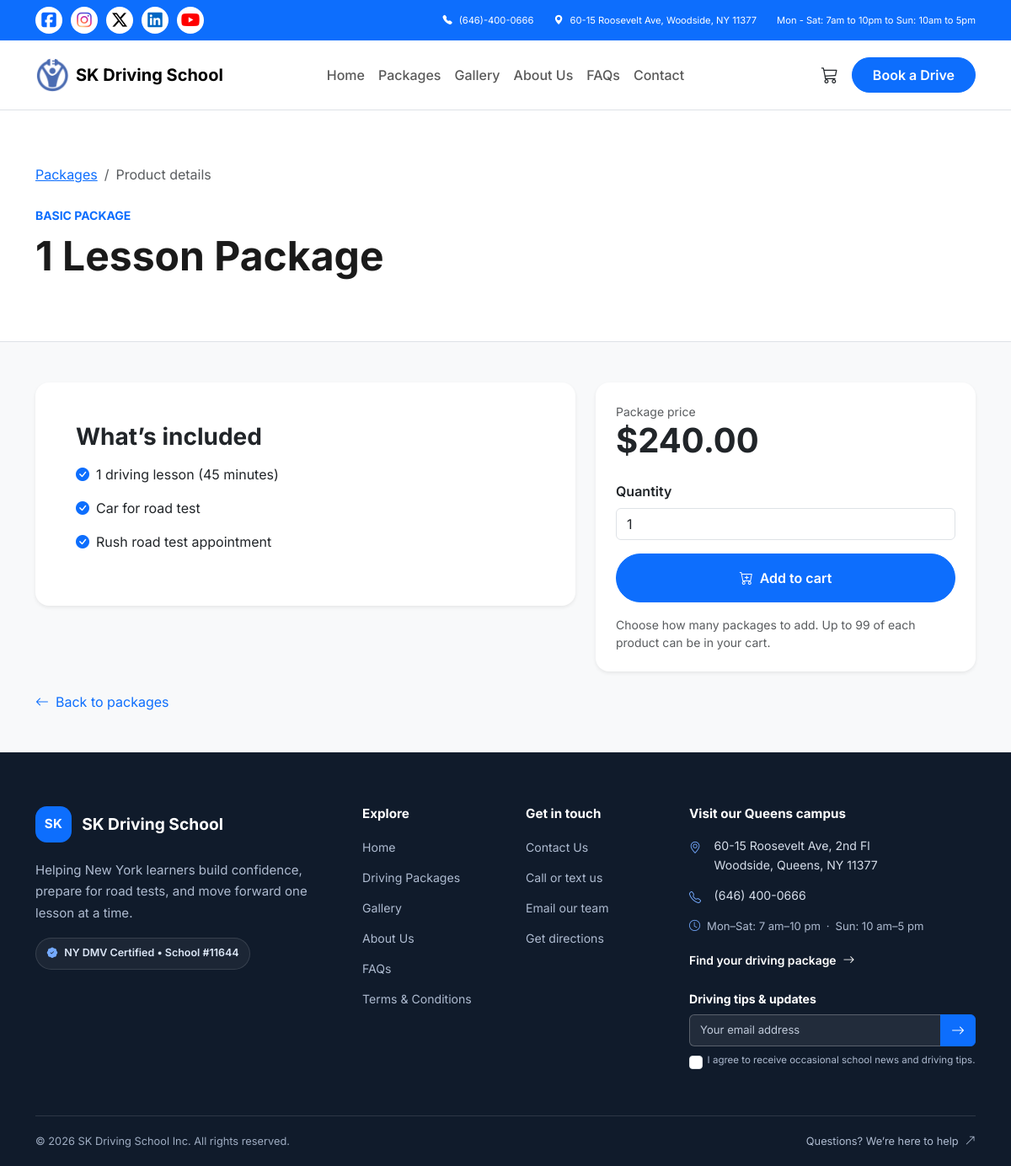
Page /product?id=1 on the committed database.
### tables this page shows
CREATE TABLE IF NOT EXISTS products (
    id BIGINT UNSIGNED NOT NULL AUTO_INCREMENT PRIMARY KEY,
    category VARCHAR(32) NOT NULL,
    region VARCHAR(120) NULL,
    name VARCHAR(180) NOT NULL,
    price_cents INT UNSIGNED NOT NULL,
    subtitle VARCHAR(255) NULL,
    features JSON NOT NULL,
    is_active TINYINT(1) NOT NULL DEFAULT 1,
    sort_order INT NOT NULL DEFAULT 0,
    created_at TIMESTAMP NOT NULL DEFAULT CURRENT_TIMESTAMP,
    updated_at TIMESTAMP NOT NULL DEFAULT CURRENT_TIMESTAMP ON UPDATE CURRENT_TIMESTAMP,
    INDEX products_active_category_order (is_active, category, sort_order),
    INDEX products_region_category (region, category, is_active)
);

### includes/package-catalog.php (called while the page is built, shortened)
<?php
require_once __DIR__ . '/db.php';
$productsById = [];
$productCatalogReady = false;
if ($pdo === null) {
    $productCatalogError = 'The package catalog is unavailable because the database is not connected.';
} else {
    $tableStatement = $pdo->prepare(
        'SELECT COUNT(*) FROM information_schema.TABLES WHERE TABLE_SCHEMA = DATABASE() AND TABLE_NAME = ?'
    );
    $tableStatement->execute(['products']);
    $productCatalogReady = (int) $tableStatement->fetchColumn() === 1;
}
if ($productCatalogReady) {
    $statement = $pdo->query(
        'SELECT id, category, region, name, price_cents, subtitle, features, sort_order
         FROM products
         WHERE is_active = 1
         ORDER BY sort_order, id'
    );
    foreach ($statement->fetchAll() as $row) {
        $features = json_decode($row['features'], true);
        $features = array_values(array_filter($features, 'is_string'));
        $product = [
            'id' => (int) $row['id'],
            'category' => $row['category'],
            'region' => $row['region'] ?? '',
            'name' => $row['name'],
            'price' => ((int) $row['price_cents']) / 100,
            'features' => $features,
            'sort_order' => (int) $row['sort_order'],
        ];
        if (is_string($row['subtitle']) && $row['subtitle'] !== '') {
            $product['subtitle'] = $row['subtitle'];
        }
        $productsById[$product['id']] = $product;
    }
}

### product.php (the view, shortened to what this page needs)
<?php
require_once 'includes/package-catalog.php';
$productIdValue = $_GET['id'] ?? '';
$productId = is_string($productIdValue) && ctype_digit($productIdValue) ? (int) $productIdValue : 0;
$product = $productsById[$productId] ?? null;
$remainingQuantity = 99;
$quantityValue = '1';
if ($product === null) {
    http_response_code($productCatalogError === null ? 404 : 503);
} else {
    $cart = isset($_SESSION['cart']) && is_array($_SESSION['cart']) ? $_SESSION['cart'] : [];
    $itemId = $product['region'] . '|' . $product['category'] . '|' . $productId;
    $currentQuantity = isset($cart[$itemId]) && is_int($cart[$itemId]) && $cart[$itemId] > 0
        ? min(99, $cart[$itemId])
        : 0;
    $remainingQuantity = 99 - $currentQuantity;
}
include 'includes/header.php';
?>
<header class="site-header">
    <?php
    require_once 'includes/topbar.php';
    require_once 'includes/navbar.php';
    ?>
</header>
<main>
    <section class="py-5 bg-white border-bottom">
        <div class="container py-3">
            <nav aria-label="Breadcrumb" class="mb-4">
                <ol class="breadcrumb mb-0">
                    <li class="breadcrumb-item"><a href="packages">Packages</a></li>
                    <li class="breadcrumb-item active" aria-current="page">Product details</li>
                </ol>
            </nav>
            <?php if ($product === null): ?>
                <h1 class="display-5 fw-bold">Product unavailable</h1>
                <p class="lead text-muted mb-4">
                    <?= htmlspecialchars($productCatalogError ?? 'This product could not be found or is no longer available.', ENT_QUOTES, 'UTF-8') ?>
                </p>
                <a class="btn btn-primary rounded-pill px-4" href="packages">Browse packages</a>
            <?php else: ?>
                <span class="text-primary fw-bold small text-uppercase tracking-wide">
                    <?= htmlspecialchars($product['category'], ENT_QUOTES, 'UTF-8') ?> package
                </span>
                <h1 class="display-5 fw-bold mt-2 mb-2"><?= htmlspecialchars($product['name'], ENT_QUOTES, 'UTF-8') ?></h1>
            <?php endif; ?>
        </div>
    </section>
    <?php if ($product !== null): ?>
        <section class="py-5 bg-light">
            <div class="container">
                <div class="row g-4 align-items-start">
                    <div class="col-lg-7">
                        <article class="card border-0 shadow-sm rounded-4 p-4 p-md-5">
                            <h2 class="h3 fw-bold mb-3">What’s included</h2>
                            <ul class="list-unstyled mb-0">
                                <?php foreach ($product['features'] as $feature): ?>
                                    <li class="d-flex gap-2 mb-3">
                                        <i class="bi bi-check-circle-fill text-primary" aria-hidden="true"></i>
                                        <span><?= htmlspecialchars($feature, ENT_QUOTES, 'UTF-8') ?></span>
                                    </li>
                                <?php endforeach; ?>
                            </ul>
                        </article>
                    </div>
                    <div class="col-lg-5">
                        <aside class="card border-0 shadow-sm rounded-4 p-4" aria-label="Product price and order">
                            <span class="text-muted small">Package price</span>
                            <p class="display-6 fw-bold mb-4">$<?= number_format($product['price'], 2) ?></p>
                            <form method="post" action="product?id=<?= $productId ?>">
                                <label for="product-quantity" class="form-label fw-semibold">Quantity</label>
                                <input
                                    class="form-control mb-3"
                                    type="number"
                                    id="product-quantity"
                                    name="quantity"
                                    min="1"
                                    max="<?= $remainingQuantity ?>"
                                    value="<?= htmlspecialchars((string) $quantityValue, ENT_QUOTES, 'UTF-8') ?>"
                                    required
                                    <?= $remainingQuantity === 0 ? 'disabled' : '' ?>
                                >
                                <button type="submit" class="btn btn-primary w-100 rounded-pill py-3 fw-semibold" <?= $remainingQuantity === 0 ? 'disabled' : '' ?>>
                                    <i class="bi bi-cart-plus me-2" aria-hidden="true"></i>Add to cart
                                </button>
                            </form>
                            <p class="small text-muted mt-3 mb-0">
                                <?= $remainingQuantity === 99
                                    ? 'Choose how many packages to add. Up to 99 of each product can be in your cart.'
                                    : 'You can add up to ' . $remainingQuantity . ' more of this product. You’ll review your selections in the cart before proceeding.' ?>
                            </p>
                        </aside>
                    </div>
                </div>
                <a href="packages" class="d-inline-block mt-4 text-decoration-none">
                    <i class="bi bi-arrow-left me-2" aria-hidden="true"></i>Back to packages
                </a>
            </div>
        </section>
    <?php endif; ?>
</main>
<?php include 'includes/footer.php'; ?>

### assets/css/partials/00-base.css (style rules this page uses)
:root { --bs-primary: #0d6efd; --bs-primary-rgb: 13,110,253; }
.btn-primary { background-color: var(--bs-primary); border-color: var(--bs-primary); }
.text-primary { color: var(--bs-primary) !important; }
body { font-family: 'Inter', sans-serif; color: #1a1a1a; }

### assets/css/partials/01-layout.css (style rules this page uses)
main { animation: site-page-enter 0.42s ease-out both; }
.btn, .navbar .nav-link, .footer-links a, .footer-contact-link, .footer-bottom-link, .contact-info-row a, .about-team-links a, .gallery-cta-card a, .cart-continue-link, .cart-call-link { transition: color 0.18s ease, background-color 0.18s ease, border-color 0.18s ease, box-shadow 0.18s ease, transform 0.18s ease; }
.home-feature-card, .home-package-card, .card, .contact-response-card, .contact-form-card, .contact-campus-card, .contact-note-card, .faq-category, .about-promise-card, .about-service-card, .about-area-card, .about-team-card, .about-cta-card, .terms-card, .cart-empty-card, .cart-items-card, .cart-summary, .checkout-card, .checkout-summary, .checkout-campus-card { transition: transform 0.22s ease, box-shadow 0.22s ease, border-color 0.22s ease; }

### rows in the picture
products: category "BASIC", name "1 Lesson Package", quantity "1"

### other values in the picture
$feature "1 driving lesson (45 minutes)"
$feature "Car for road test"
$feature "Rush road test appointment"
$product['price'] "240.00"
